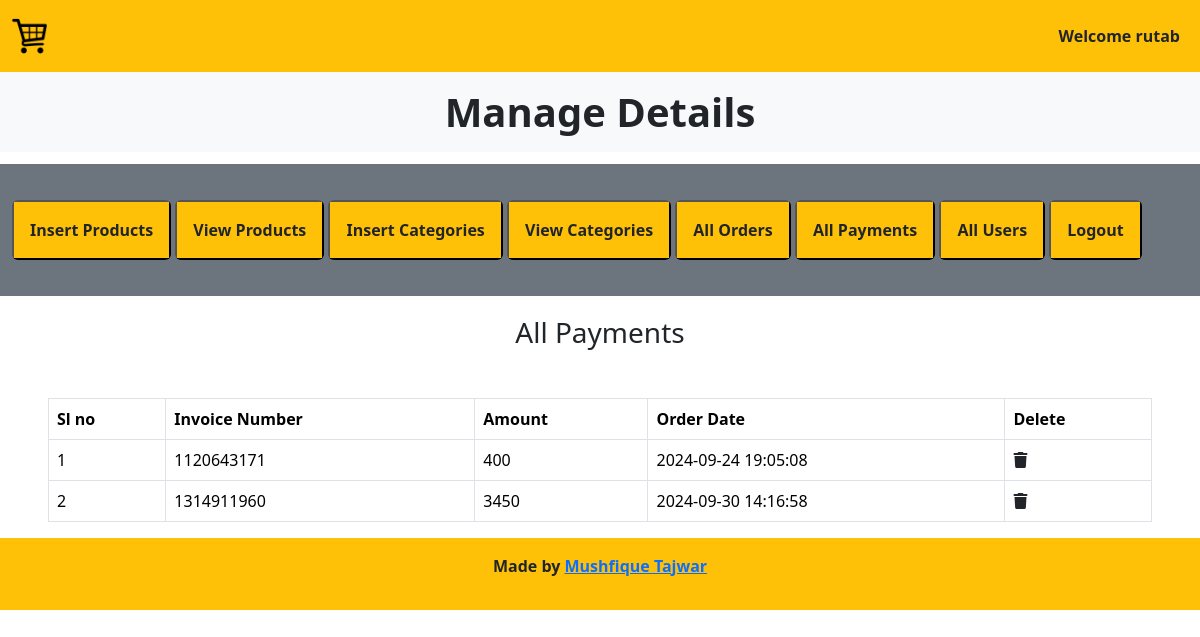
Page /Admin_area/index.php?all_payments (signed in) on the committed database.
### tables this page shows
CREATE TABLE `user_payments` (
  `payment_id` int(11) NOT NULL,
  `order_id` int(11) NOT NULL,
  `invoice_number` int(11) NOT NULL,
  `amount` int(11) NOT NULL,
  `payment_mode` int(11) NOT NULL,
  `date` timestamp NOT NULL DEFAULT current_timestamp() ON UPDATE current_timestamp()
);

### Admin_area/all_payments.php (the view)
<h3 class="text-center text-dark">All Payments</h3>
<table class="table table-bordered mt-5">
    <thead class="bg-warning">
    <?php
        $get_payments = "SELECT * FROM `user_payments`";
        $result = mysqli_query($con, $get_payments);
        $row_count = mysqli_num_rows($result);
        if($row_count == 0){
            echo "<h2 class='text-center text-danger mt-5'>No Payments received yet</h2>";
        } else {
            echo "<tr>
            <th>Sl no</th>
            <th>Invoice Number</th>
            <th>Amount</th>
            <th>Order Date</th>
            <th>Delete</th>
            </tr>
            </thead>
            <tbody class='bg-light text-dark'>";
            $number = 0;
            while($row_data = mysqli_fetch_assoc($result)){
                $payment_id = $row_data['payment_id'];
                $invoice_number = $row_data['invoice_number'];
                $amount = $row_data['amount'];
                $order_date = $row_data['date'];
                $number++;
                echo "<tr>
                    <td>$number</td>
                    <td>$invoice_number</td>
                    <td>$amount</td>
                    <td>$order_date</td>
                    <td><a href=\"index.php?delete_payment=$payment_id\" class='text-dark'><i class='fa-solid fa-trash'></i></a></td>
                </tr>";
            }
        }
    ?>
    </tbody>
</table>

### style.css (style rules this page uses)
* { margin: 0; padding: 0; box-sizing: border-box; }

### rows in the picture
user_payments: invoice_number "1120643171", amount "400", date "2024-09-24 19:05:08"
user_payments: invoice_number "1314911960", amount "3450", date "2024-09-30 14:16:58"

### other values in the picture
$_SESSION['admin_username'] "rutab"
